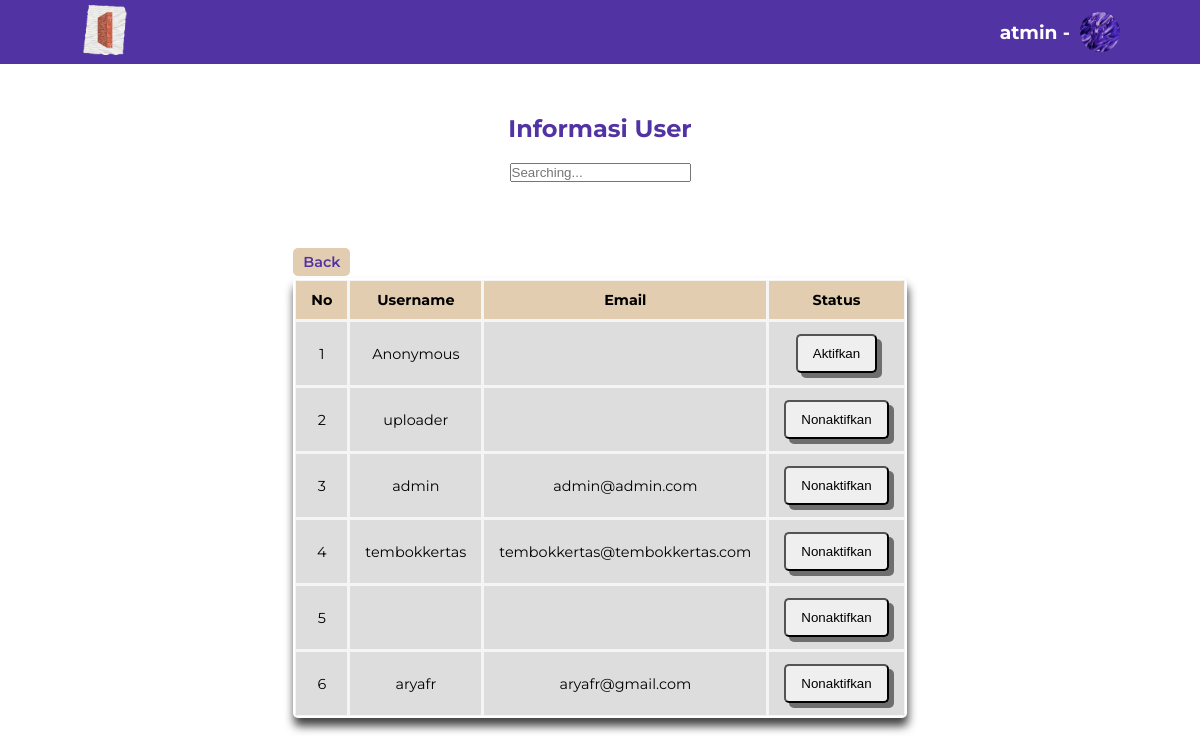
/TembokKertas/admin/user_information.php (signed in), run on the app's committed database.
### tables this page shows
CREATE TABLE `akun` (
  `id` int(11) NOT NULL,
  `username` varchar(100) NOT NULL,
  `password` varchar(255) NOT NULL,
  `deskripsi` text NOT NULL,
  `email` varchar(100) NOT NULL,
  `profile_picture` varchar(255) NOT NULL,
  `disable` tinyint(1) NOT NULL
);

### TembokKertas/admin/user_information.php (the view, shortened to what this page needs)
<?php
    require "../koneksi.php";
    $result = mysqli_query($conn, "SELECT * FROM akun");
?>
<!DOCTYPE html>
<html lang="en">
<head>
    <link rel="stylesheet" href="../element/style.css">
</head>
<body>
    <?php require "../element/navbar_admin.php";?>
    <section class="creator-services-section">
        <h1 class="h1-tag">Informasi User</h1>
        <section class="search-section">
            <div class="search-bar">
                <input type="text" name="keyword" id="keyword" placeholder="Searching...">
            </div>
        </section>
        <div class="tag-content" id="user-table">
            <div class="backtoadmin">
                <a href="berandaatmin.php">Back</a>
            </div>
            <table border="2" class="creator_table">
                <thead>
                    <tr>
                        <th>No</th>
                        <th>Username</th>
                        <th>Email</th>
                        <th>Status</th>
                    </tr>
                </thead>
                <tbody>
                    <?php if ($result->num_rows > 0) {
                        $rows = $result->fetch_all(MYSQLI_ASSOC);
                        $i = 1;
                        foreach($rows as $row) { ?>
                    <tr>
                        <td><?= $i ?></td>
                        <td><?= $row['username'] ?></td>
                        <td><?= $row['email'] ?></td>
                        <td>
                            <button>
                                <a href="disable_user.php?id=<?= $row['id'] ?>&disable=<?= $row['disable'] ?>">
                                    <?= $row['disable'] ? 'Aktifkan' : 'Nonaktifkan' ?>
                                </a>
                            </button>
                        </td>
                    </tr>
                    <?php $i++; }
                        } else {
                            echo "<p>No users found.</p>";
                        }
                        ?>
                </tbody>
            </table>
        </div>
    </section>
</body>
</html>

### TembokKertas/element/navbar_admin.php
<header>
    <nav id="navbar" class="navbar">
        <nav class="navbar-area">
            <div class="navbar-logo">
                <a href="../admin/berandaatmin.php">
                    <img src="../asset/LOGO.png" alt="TembokKertas">
                </a>
            </div>
            <div class="navbar-profile">
                <h1>atmin -</h1>
                <img src="../asset/wallpaper/background.jpg" alt="Profile">
            </div>
        </nav>
    </nav>
</header>

### TembokKertas/element/style.css (style rules this page uses)
* { margin: 0; padding: 0; box-sizing: border-box }
html { height: 100%; width: 100%; }
body { display: flex; font-family: 'montserrat', sans-serif; flex-direction: column; min-height: 100vh; width: 100%; margin: auto; bottom: 0; background-color: white; }
.navbar { padding: 5px 80px; background-color: #5233A4; position: fixed; top: 0px; width: 100%; transition: top 0.3s; z-index: 1000; }
.navbar-area { display: flex; justify-content: space-between; align-items: center; }
.navbar-logo { display: flex; align-self: center; }
.navbar-logo img { height: 50px; }
.navbar-profile { display: flex; justify-content: center; align-items: center; cursor: pointer; margin-left: 20px; }
.navbar-profile h1 { margin-right: 10px; }
.navbar-profile img { width: 40px; height: 40px; border-radius: 50%; }
.navbar-profile h1 { color: white; }
.h1-tag { text-align: center; margin-top: 5%; color: #5233A4; }
.backtoadmin { margin: 50px 0 5px 0; }
.tag-content { display: flex; flex-direction: column; }
.backtoadmin a { text-decoration: none; color: #5233A4; font-size: 0.9em; font-weight: 600; border-radius: 5px; background-color: #e3cdb0; padding: 5px 10px; }
.creator-services-section { display: flex; flex-direction: column; align-items: center; justify-content: center; margin: 64px 100px }
.creator_table { width: 100%; height: auto; border-collapse: collapse; font-size: 0.9em; margin-top: 2px; border-radius: 5px 5px 5px 5px; overflow: hidden; box-shadow: 1px 8px 10px rgba(0, 0, 0, 0.75); }
.creator_table thead tr { background-color: #e3cdb0; color: #000000; text-align: left; }
.creator_table thead th { padding: 10px 15px; border: 3px solid #f5f5f5; }
.creator_table th, .creator_table td { padding: 12px 15px; }
.creator_table tbody td { border: 3px solid #f5f5f5; color: #000000; background-color: #dddddd; }
.creator_table tbody td button { color: #000000; padding: 10px 15px; border-radius: 5px; cursor: pointer; box-shadow: 5px 5px 0 rgba(0, 0, 0, 0.50); }
.creator_table tbody td button a { text-decoration: none; color: #000000; }
.search-bar { display: flex; justify-content: center; align-items: center; margin: 20px 0; }
td, th { text-align: center; }

### data on the page
akun: username "Anonymous", disable "Aktifkan"
akun: username "uploader", disable "Nonaktifkan"
akun: username "admin", email "admin@admin.com", disable "Nonaktifkan"
akun: username "tembokkertas", email "tembokkertas@tembokkertas.com", disable "Nonaktifkan"
akun: disable "Nonaktifkan"
akun: username "aryafr", email "aryafr@gmail.com", disable "Nonaktifkan"
